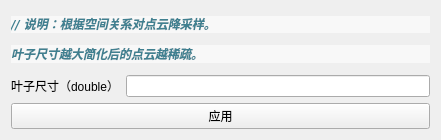
<?xml version="1.0" encoding="UTF-8"?>
<ui version="4.0">
 <class>QSimplify</class>
 <widget class="QSubDialogBase" name="QSimplify">
  <property name="geometry">
   <rect>
    <x>0</x>
    <y>0</y>
    <width>441</width>
    <height>140</height>
   </rect>
  </property>
  <property name="windowTitle">
   <string>网格简化</string>
  </property>
  <layout class="QGridLayout" name="gridLayout">
   <item row="1" column="0" colspan="2">
    <widget class="QLabel" name="label_7">
     <property name="text">
      <string>&lt;html&gt;&lt;head/&gt;&lt;body&gt;&lt;pre style=&quot; margin-top:12px; margin-bottom:0px; margin-left:0px; margin-right:0px; -qt-block-indent:0; text-indent:0px; line-height:14.82px; background-color:#f8f8f8;&quot;&gt;&lt;span style=&quot; font-family:'Consolas,Deja Vu Sans Mono,Bitstream Vera Sans Mono,monospace'; font-weight:600; font-style:italic; color:#408090;&quot;&gt;// 说明：根据空间关系对点云降采样。&lt;/span&gt;&lt;/pre&gt;&lt;pre style=&quot; margin-top:12px; margin-bottom:0px; margin-left:0px; margin-right:0px; -qt-block-indent:0; text-indent:0px; line-height:14.82px; background-color:#f8f8f8;&quot;&gt;&lt;span style=&quot; font-family:'Consolas,Deja Vu Sans Mono,Bitstream Vera Sans Mono,monospace'; font-weight:600; font-style:italic; color:#408090;&quot;&gt;叶子尺寸越大简化后的点云越稀疏。&lt;/span&gt;&lt;/pre&gt;&lt;/body&gt;&lt;/html&gt;</string>
     </property>
     <property name="openExternalLinks">
      <bool>true</bool>
     </property>
    </widget>
   </item>
   <item row="2" column="0">
    <widget class="QLabel" name="label">
     <property name="text">
      <string>叶子尺寸（double）</string>
     </property>
    </widget>
   </item>
   <item row="2" column="1">
    <widget class="QLineEdit" name="lineEdit"/>
   </item>
   <item row="3" column="0" colspan="2">
    <widget class="QPushButton" name="pushButton">
     <property name="text">
      <string>应用</string>
     </property>
    </widget>
   </item>
  </layout>
 </widget>
 <layoutdefault spacing="6" margin="11"/>
 <customwidgets>
  <customwidget>
   <class>QSubDialogBase</class>
   <extends>QWidget</extends>
   <header>qsubdialogbase.h</header>
   <container>1</container>
  </customwidget>
 </customwidgets>
 <resources/>
 <connections>
  <connection>
   <sender>pushButton</sender>
   <signal>clicked()</signal>
   <receiver>QSimplify</receiver>
   <slot>OnApply()</slot>
   <hints>
    <hint type="sourcelabel">
     <x>165</x>
     <y>151</y>
    </hint>
    <hint type="destinationlabel">
     <x>567</x>
     <y>169</y>
    </hint>
   </hints>
  </connection>
 </connections>
 <slots>
  <slot>OnApply()</slot>
 </slots>
</ui>
